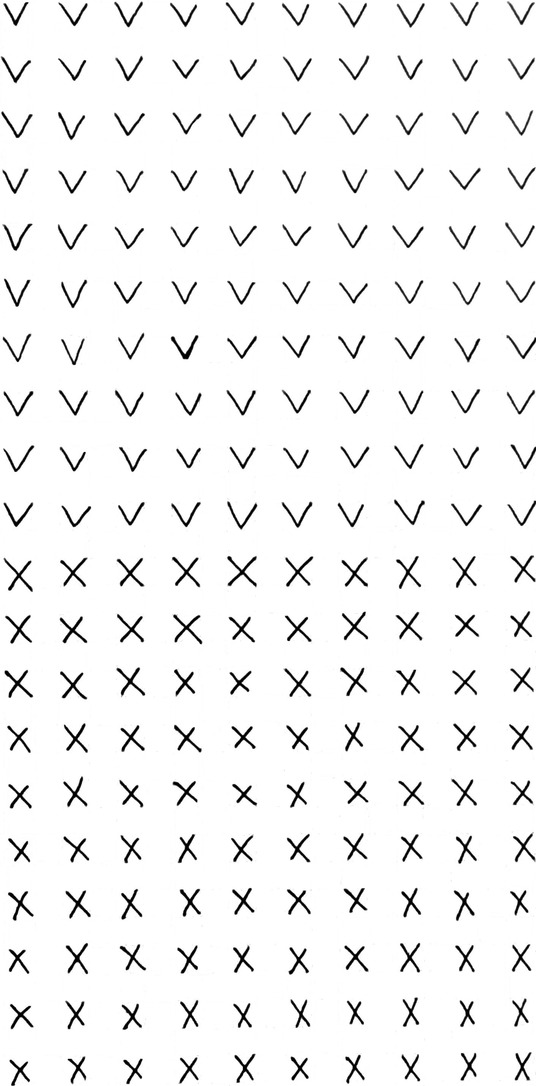
#> input picture cropping/1_final.jpg, 536 x 1086 px
$ python data.py
#> lines starting #> are read from the running program, lines starting #| are printed output that depends on the picture
import cv2


def cropping(image, x0, x1, cr_name):
    y0 = 0
    y1 = 28

    cr_width = 28  # р-ры вырезания
    cr_height = 28

    cnt_w = 0
    cnt_h = 0

    while cnt_h < 20:  # кол-во по вертикали
        cnt_w = 0
        if x0 == 3:
            x0 = 3  # для 1
            x1 = 31
        else:
            x0 = 0 # 2
            x1 = 28
        while cnt_w < 10:  # кол-во по горизонтали
            cr_im = image[y0:y1, x0:x1]
            filename = '{0}.png'.format(cr_name)
            cv2.imwrite(filename, cr_im)
            cv2.imshow("Cropped image", cr_im)  # чтобы отсмотреть полученное
            cv2.waitKey(0)
            cnt_w += 1
            x0 += cr_width * 2
            x1 += cr_width * 2
            cr_name += 1
        cnt_h += 1
        y0 += cr_height * 2
        y1 += cr_height * 2
        if 7 < cnt_h < 11:  # чтобы лучше вырезалось ^^ (угол фото)
            y0 -= 2
            y1 -= 2
        if cnt_h > 10:
            x0 += 6
            x1 += 6


image = cv2.imread("1_final.jpg") # загружаем изображение и отображаем его
#> image is the input picture: shape (1086, 536, 3); min 0, max 255, mean 242.7
x0 = 3  # начальная точка 1
x1 = 31  # конечная точка вырезания 1
cr_name = 100
cropping(image, x0, x1, cr_name)
#> in cropping, `cr_im = image[y0:y1, x0:x1]`:
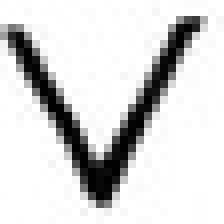
#> cr_im: shape (28, 28, 3) (shown 8 times larger); min 0, max 255, mean 214.3

image = cv2.imread("2_final.jpg")
x0 = 0 # нач точка 2
x1 = 28 # 2
cr_name += 200
cropping(image, x0, x1, cr_name)

image = cv2.imread("3_final.jpg")
cr_name += 200
cropping(image, x0, x1, cr_name)
